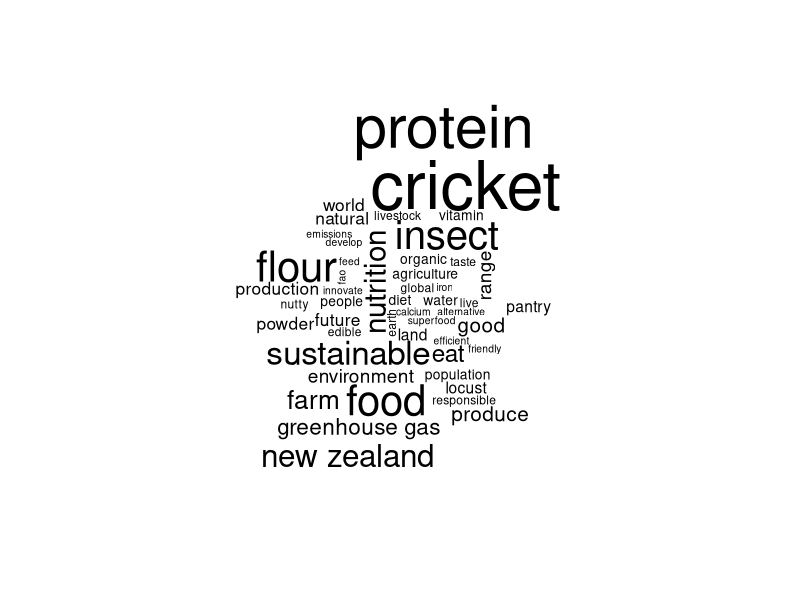
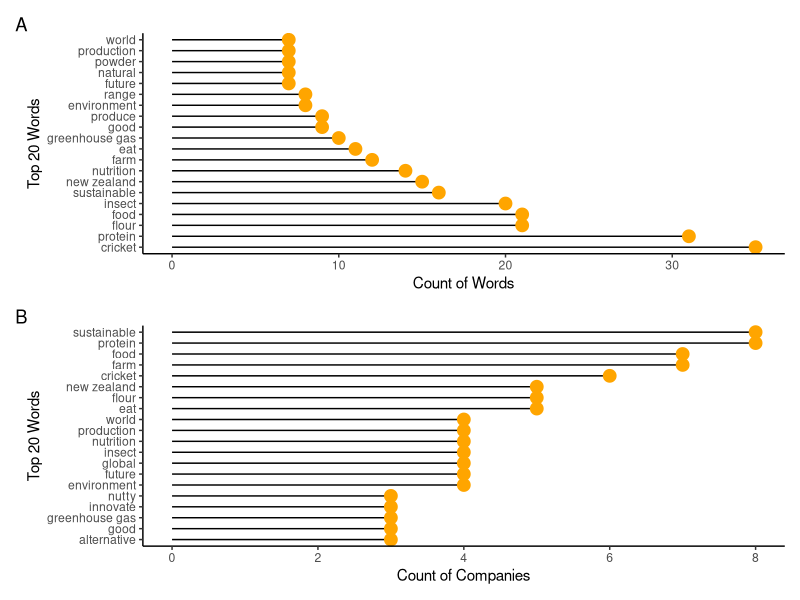
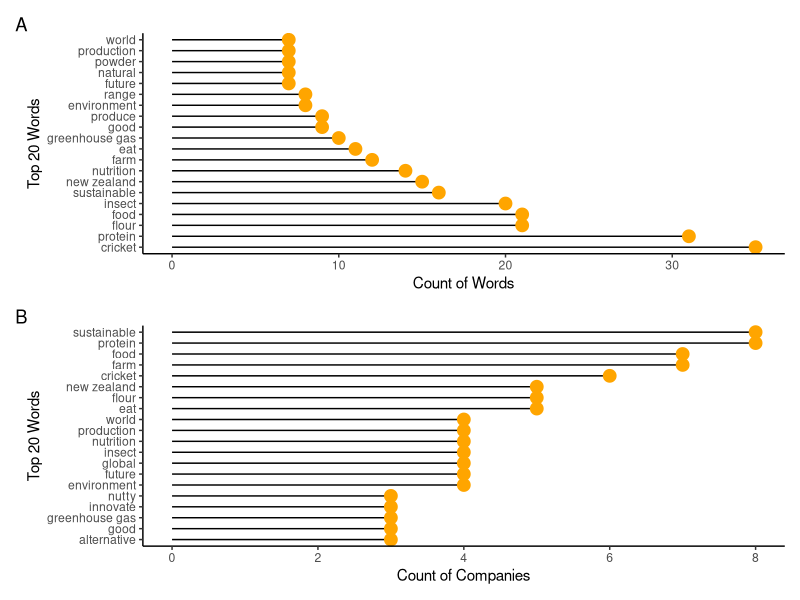

The R script that drew these images, in order:
## ---- chunk 1
#install.packages(c("tidytext", "tidyverse", "here", "patchwork"))
## ---- chunk 2
library(tidytext)
library(tidyverse)
library(wordcloud)
library(patchwork)
## ---- chunk 3
here::here()
## ---- chunk 4
untidy_wordcloud_df <- read_csv(here::here("data", "wordcloudText.csv"))
custom_stopwords_df <- read_csv(here::here("data", "custom_stopwords.csv"))
## ---- chunk 5
tidy_words_df <- untidy_wordcloud_df %>% 
  unnest_tokens(word, text)
  
company_replacements <- list(
  Anteater = c("ANTEATER ABOUT PAGE"),
  `Eat Crawlers` = c("CRAWLERS ABOUT PAGE"),
  `Live Longer` = c("LIVE LONGER ABOUT PAGE"),
  `NZ Naturally` = c("NZ NATURALLY ABOUT PAGE", "NZ NATURALLY CRICKET FLOUR"),  
  `Good Pantry` = c("GOOD PANTRY CRICKET FLOUR", "GOOD PANTRY ABOUT PAGE"),
  `Primal Future` = c("PRIMAL FUTURE CRICKET FLOUR", "PRIMAL FUTURE ABOUT/WHY EAT INSECTS PAGE"),
  `Otago Locusts` = c("OTAGO LOCUSTS SUSTAINABLE BUSINESS NETWORK PROFILE"),
  `Rebel Bakehouse` = c("Rebel Bakehouse")
)

word_replacements <- list(
  environment = c("environment", "environmental", "environmentally"),
  natural = c("naturally", "natural"),
  sustainable = c("sustainable", "sustainably", "sustainability"),
  transport = c("transport", "transportation"),
  meat = c("meat", "meats"),
  food = c("food", "foods"),
  add = c("add", "adds"),
  require = c("require", "requires", "required"),
  produce = c("produce", "produced", "produces"),
  source = c("source", "sourced", "sources"),
  package = c("package", "packaged"),
  protein = c("protein", "proteins"),
  gallon = c("gallon", "gallons"),
  impact = c("impact", "impacts"),
  restaurant = c("restaurant", "restaurants"),
  vitamin = c("vitamin", "vitamins", "b12"),
  cricket = c("cricket", "crickets"),
  product = c("product", "products"),
  insect = c("insect", "insects"),
  alternative = c("alternative", "alternatives"),
  locust = c("locust", "locusts"),
  recipe = c("recipe", "recipes"),
  superfood = c("superfood", "superfoods"),
  efficient = c("efficient", "efficiently"),
  nourish = c("nourish", "nourishing"),
  expect = c("expect", "expected"),
  produce = c("produce", "producers"),
  include = c("include", "including"),
  develop = c("develop", "developed", "developing"),
  nutrition = c("nutrition", "nutritional", "nutrients"),
  `new zealand` = c("zealand", "zealand's", "nz"),
  sustainable = c("sustainable", "sustainability"),
  environment = c("environment", "environmental", "enviromental"),
  world = c("world", "worlds", "worldwide"),
  taste = c("taste", "tastes"),
  sell = c("sell", "sells"),
  reduce = c("reduce", "reducing"),
  raw = c("raw", "rawest"),
  range = c("range", "ranges"),
  new_zealand = c("zealand", "nz"),
  litre = c("litre", "ltrs"),
  kilogram = c("kilogram", "kg"),
  innovate = c("innovate", "innovations", "innovative"),
  human = c("human", "humans"),
  grow = c("grow", "growing", "growth"),
  gram = c("gram", "grams"),
  `greenhouse gas` = c("greenhouse_gas", "greenhouse", "ghg", "co2", "gases"),
  form = c("form", "forms", "formed"),
  flour = c("flour", "flours"),
  farm = c("farm", "farms", "farmed", "farming"),
  eat = c("eat", "eating"),
  diet = c("diet", "diets", "dietary"),
  develop = c("develop", "developing"),
  bring = c("bring", "bringing"),
  breed = c("breed", "bred"),
  body = c("body", "bodies"),
  beautiful = c("beautiful", "beauty"),
  age = c("age", "ages"),
  `amino acids` = c("amino")
)

# Applying word replacements
for (replacement in names(company_replacements)) {
  tidy_words_df <- tidy_words_df %>%
    mutate(book = case_when(
      book %in% company_replacements[[replacement]] ~ replacement,
      TRUE ~ book
    ))
}

for (replacement in names(word_replacements)) {
  tidy_words_df <- tidy_words_df %>%
    mutate(word = case_when(
      word %in% word_replacements[[replacement]] ~ replacement,
      TRUE ~ word
    ))
}
  
tidy_words_df <- tidy_words_df %>% 
  anti_join(custom_stopwords_df)

tidy_wordcloud_df <- tidy_words_df %>%   
  anti_join(custom_stopwords_df) %>% 
  count(word) %>% 
  arrange(desc(n))

## ---- chunk 6
tidy_wordcloud_df %>%
  with(wordcloud(word, n, scale=c(4, .3)))
## ---- chunk 7
fig_word_count <- tidy_wordcloud_df %>%
  mutate(word=factor(word, levels=word)) %>%
  slice_head(n = 20) %>% 
  ggplot(aes(x=word, y=n)) +
  geom_point() + 
  geom_segment( aes(x=word, xend=word, y=0, yend=n)) +
  coord_flip()+
  geom_point( size=4, color="orange") +
  theme_classic() +
  xlab("Top 20 Words") +
  ylab("Count of Words")
## ---- chunk 8
fig_company_count <- tidy_words_df %>%
  distinct(word, book, .keep_all = TRUE) %>%
  group_by(word) %>%
  summarise(count_of_companies = n_distinct(book)) %>% 
  arrange(desc(count_of_companies)) %>% 
  slice_head(n = 20) %>% 
  ggplot(aes(x = reorder(word, count_of_companies), y = count_of_companies)) +
  geom_point() + 
  geom_segment(aes(x = word, xend = word, y = 0, yend = count_of_companies)) +
  coord_flip() +
  geom_point(size = 4, color = "orange") +
  theme_classic() +
  xlab("Top 20 Words") +
  ylab("Count of Companies")

## ---- chunk 9

fig_marketing <- fig_word_count / fig_company_count

fig_marketing <- fig_marketing + plot_annotation(tag_levels = 'A')

ggsave(
  "fig_marketing.png",
  plot = fig_marketing,
  device = png,
  path = here::here("output"),
  scale = 1,
  width = 16.7,
  height = 20.6,
  units = c("cm"),
  dpi = 300,
  limitsize = TRUE
)

ggsave(
  "figure_1.eps",
  plot = fig_marketing,
  device = "eps",
  path = here::here("output"),
  scale = 1,
  width = 16.7,
  height = 20.6,
  units = c("cm"),
  dpi = 300,
  limitsize = TRUE
)
